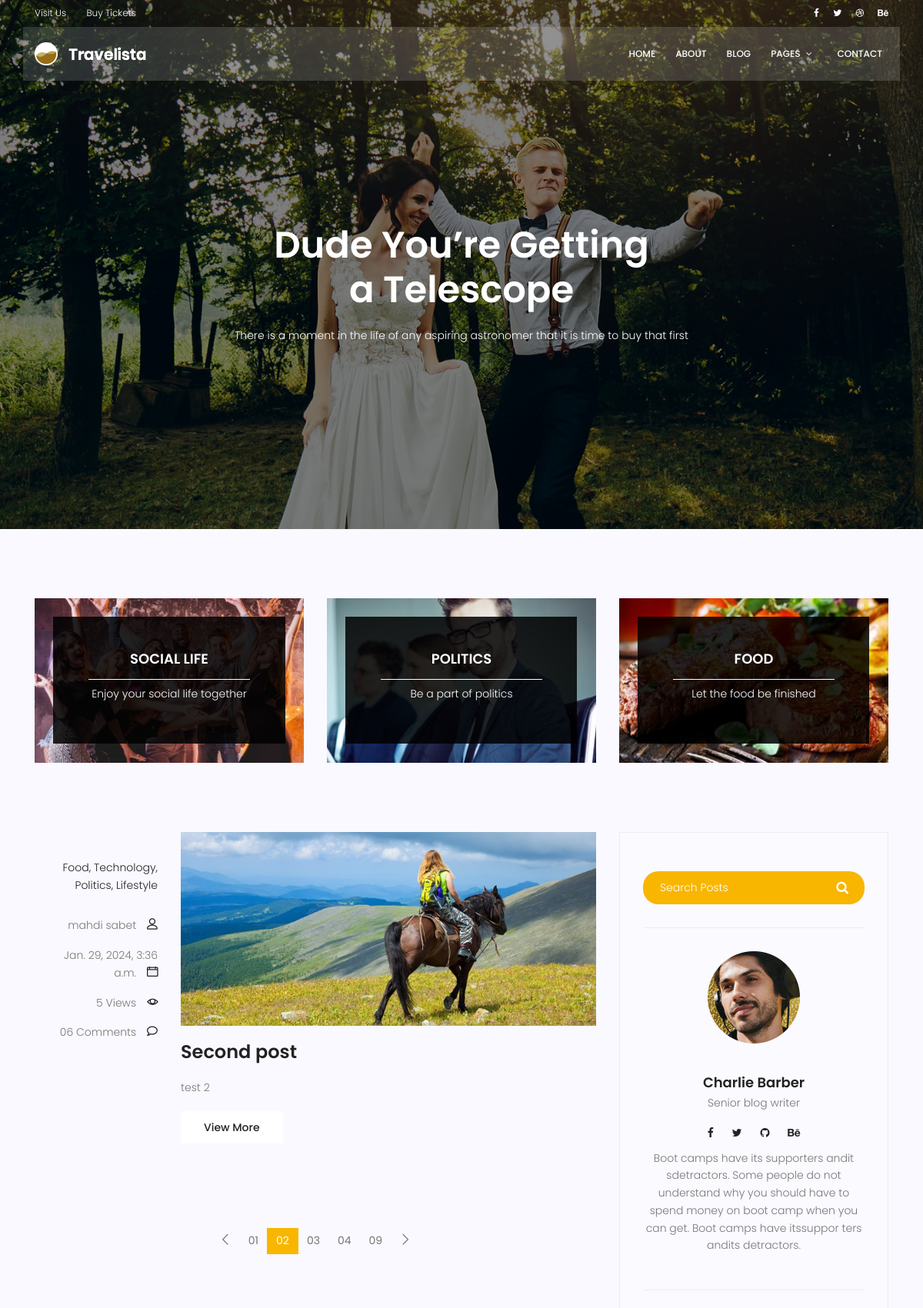
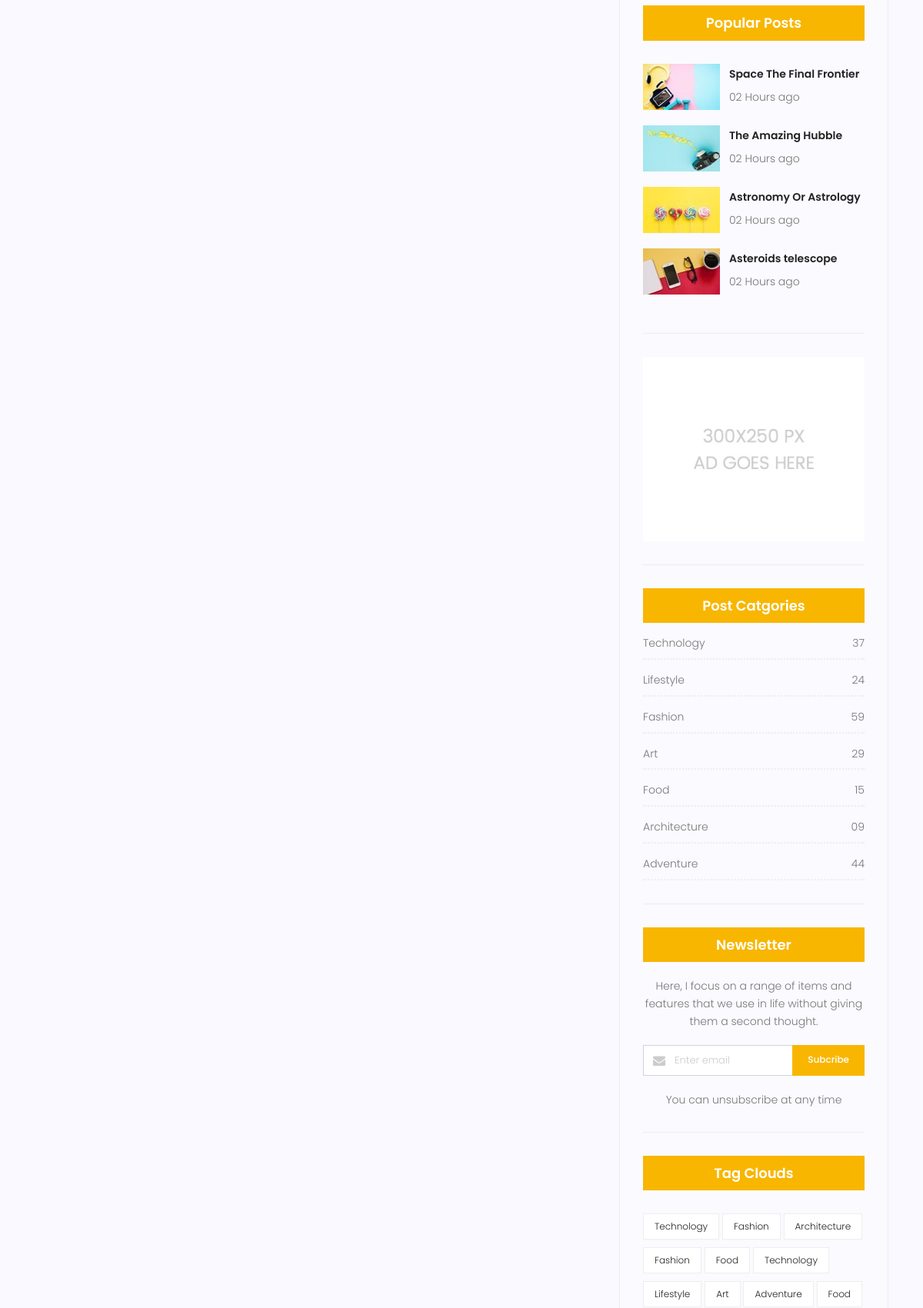
Screenshot of /blog/ (upper part) with the database file from the repository (2 pictures, top to bottom).
### blog/models.py (models this page shows, shortened)
class Post(models.Model):
    title = models.CharField(max_length = 255)
    content = models.TextField()
    author = models.ForeignKey(User, on_delete=models.SET_NULL, null=True)
    counted_view = models.IntegerField(default=0)
    status = models.BooleanField(default=False)
    created_date = models.DateTimeField(auto_now_add=True)
    updated_date = models.DateTimeField(auto_now=True)
    published_date = models.DateTimeField(null=True)
    class Meta:
        ordering = ['created_date']

### blog/views.py (the view)
# urls.py: path('',blog_view, name='index'),
def blog_view(request):
    posts = Post.objects.filter(published_date__lte=datetime.now(tz=timezone.utc), status=True)
    context = {'posts' : posts}
    return render(request, 'blog/blog-home.html', context)

### templates/blog/blog-home.html (shortened to what this page needs)
{% extends 'base.html' %}
{% load static %}
{% block content %}
<section class="banner-area relative blog-home-banner" id="home">
  <div class="overlay overlay-bg"></div>
  <div class="container">
    <div class="row d-flex align-items-center justify-content-center">
      <div class="about-content blog-header-content col-lg-12">
        <h1 class="text-white">Dude You’re Getting a Telescope</h1>
        <p class="text-white">
          There is a moment in the life of any aspiring astronomer that it is
          time to buy that first
        </p>
      </div>
    </div>
  </div>
</section>
<section class="top-category-widget-area pt-90 pb-90">
  <div class="container">
    <div class="row">
      <div class="col-lg-4">
        <div class="single-cat-widget">
          <div class="content relative">
            <div class="overlay overlay-bg"></div>
            <a href="#" target="_blank">
              <div class="thumb">
                <img
                  class="content-image img-fluid d-block mx-auto"
                  src="{% static 'img/blog/cat-widget1.jpg' %}"
                  alt=""
                />
              </div>
              <div class="content-details">
                <h4 class="content-title mx-auto text-uppercase">
                  Social life
                </h4>
                <span></span>
                <p>Enjoy your social life together</p>
              </div>
            </a>
          </div>
        </div>
      </div>
      <div class="col-lg-4">
        <div class="single-cat-widget">
          <div class="content relative">
            <div class="overlay overlay-bg"></div>
            <a href="#" target="_blank">
              <div class="thumb">
                <img
                  class="content-image img-fluid d-block mx-auto"
                  src="{% static 'img/blog/cat-widget2.jpg' %}"
                  alt=""
                />
              </div>
              <div class="content-details">
                <h4 class="content-title mx-auto text-uppercase">Politics</h4>
                <span></span>
                <p>Be a part of politics</p>
              </div>
            </a>
          </div>
        </div>
      </div>
      <div class="col-lg-4">
        <div class="single-cat-widget">
          <div class="content relative">
            <div class="overlay overlay-bg"></div>
            <a href="#" target="_blank">
              <div class="thumb">
                <img
                  class="content-image img-fluid d-block mx-auto"
                  src="{% static 'img/blog/cat-widget3.jpg' %}"
                  alt=""
                />
              </div>
              <div class="content-details">
                <h4 class="content-title mx-auto text-uppercase">Food</h4>
                <span></span>
                <p>Let the food be finished</p>
              </div>
            </a>
          </div>
        </div>
      </div>
    </div>
  </div>
</section>
<section class="post-content-area">
  <div class="container">
    <div class="row">
      <div class="col-lg-8 posts-list">
        {% for post in posts %}
        {% if post.status == True %}
        <div class="single-post row">
          <div class="col-lg-3 col-md-3 meta-details">
            <ul class="tags">
              <li><a href="#">Food,</a></li>
              <li><a href="#">Technology,</a></li>
              <li><a href="#">Politics,</a></li>
              <li><a href="#">Lifestyle</a></li>
            </ul>
            <div class="user-details row">
              <p class="user-name col-lg-12 col-md-12 col-6">
                <a href="#">{{post.author.get_full_name}}</a> <span class="lnr lnr-user"></span>
              </p>
              <p class="date col-lg-12 col-md-12 col-6">
                <a href="#">{{post.published_date}}</a>
                <span class="lnr lnr-calendar-full"></span>
              </p>
              <p class="view col-lg-12 col-md-12 col-6">
                <a href="#">{{post.counted_view}} Views</a> <span class="lnr lnr-eye"></span>
              </p>
              <p class="comments col-lg-12 col-md-12 col-6">
                <a href="#">06 Comments</a> <span class="lnr lnr-bubble"></span>
              </p>
            </div>
          </div>
          <div class="col-lg-9 col-md-9">
            <div class="feature-img">
              <img class="img-fluid" src="{% static 'img/blog/feature-img1.jpg' %}" alt="" />
            </div>
            <a class="posts-title" href="{% url 'blog:single' pid=post.id %}"
              ><h3>{{post.title}}</h3></a
            >
            <p class="excert">
            {{post.content}}
            </p>
            <a href="{% url 'blog:single' pid=post.id %}" class="primary-btn">View More</a>
          </div>
        </div>
        {% endif %}
        {% endfor %}
        <nav class="blog-pagination justify-content-center d-flex">
          <ul class="pagination">
            <li class="page-item">
              <a href="#" class="page-link" aria-label="Previous">
                <span aria-hidden="true">
                  <span class="lnr lnr-chevron-left"></span>
                </span>
              </a>
            </li>
            <li class="page-item"><a href="#" class="page-link">01</a></li>
            <li class="page-item active">
              <a href="#" class="page-link">02</a>
            </li>
            <li class="page-item"><a href="#" class="page-link">03</a></li>
            <li class="page-item"><a href="#" class="page-link">04</a></li>
            <li class="page-item"><a href="#" class="page-link">09</a></li>
            <li class="page-item">
              <a href="#" class="page-link" aria-label="Next">
                <span aria-hidden="true">
                  <span class="lnr lnr-chevron-right"></span>
                </span>
              </a>
            </li>
          </ul>
        </nav>
      </div>
      <div class="col-lg-4 sidebar-widgets">
        <div class="widget-wrap">
          <div class="single-sidebar-widget search-widget">
            <form class="search-form" action="#">
              <input
                placeholder="Search Posts"
                name="search"
                type="text"
                onfocus="this.placeholder = ''"
                onblur="this.placeholder = 'Search Posts'"
              />
              <button type="submit"><i class="fa fa-search"></i></button>
            </form>
          </div>
          <div class="single-sidebar-widget user-info-widget">
            <img src="{% static 'img/blog/user-info.png' %}" alt="" />
            <a href="#"><h4>Charlie Barber</h4></a>
            <p>Senior blog writer</p>
            <ul class="social-links">
              <li>
                <a href="#"><i class="fa fa-facebook"></i></a>
              </li>
              <li>
                <a href="#"><i class="fa fa-twitter"></i></a>
              </li>
              <li>
                <a href="#"><i class="fa fa-github"></i></a>
              </li>
              <li>
                <a href="#"><i class="fa fa-behance"></i></a>
              </li>
            </ul>
            <p>
              Boot camps have its supporters andit sdetractors. Some people do
              not understand why you should have to spend money on boot camp
              when you can get. Boot camps have itssuppor ters andits
              detractors.
            </p>
          </div>
          <div class="single-sidebar-widget popular-post-widget">
            <h4 class="popular-title">Popular Posts</h4>
            <div class="popular-post-list">
              <div class="single-post-list d-flex flex-row align-items-center">
                <div class="thumb">
                  <img class="img-fluid" src="{% static 'img/blog/pp1.jpg' %}" alt="" />
                </div>
                <div class="details">
                  <a href="blog-single.html"
                    ><h6>Space The Final Frontier</h6></a
                  >
                  <p>02 Hours ago</p>
                </div>
              </div>
              <div class="single-post-list d-flex flex-row align-items-center">
                <div class="thumb">
                  <img class="img-fluid" src="{% static 'img/blog/pp2.jpg' %}" alt="" />
                </div>
                <div class="details">
                  <a href="blog-single.html"><h6>The Amazing Hubble</h6></a>
                  <p>02 Hours ago</p>
                </div>
              </div>
              <div class="single-post-list d-flex flex-row align-items-center">
                <div class="thumb">
                  <img class="img-fluid" src="{% static 'img/blog/pp3.jpg' %}" alt="" />
                </div>
                <div class="details">
                  <a href="blog-single.html"><h6>Astronomy Or Astrology</h6></a>
                  <p>02 Hours ago</p>
                </div>
              </div>
              <div class="single-post-list d-flex flex-row align-items-center">
                <div class="thumb">
                  <img class="img-fluid" src="{% static 'img/blog/pp4.jpg' %}" alt="" />
                </div>
                <div class="details">
                  <a href="blog-single.html"><h6>Asteroids telescope</h6></a>
                  <p>02 Hours ago</p>
                </div>
              </div>
            </div>
          </div>
          <div class="single-sidebar-widget ads-widget">
            <a href="#"
              ><img class="img-fluid" src="{% static 'img/blog/ads-banner.jpg' %}" alt=""
            /></a>
          </div>
          <div class="single-sidebar-widget post-category-widget">
            <h4 class="category-title">Post Catgories</h4>
            <ul class="cat-list">
              <li>
                <a href="#" class="d-flex justify-content-between">
                  <p>Technology</p>
                  <p>37</p>
                </a>
              </li>
              <li>
                <a href="#" class="d-flex justify-content-between">
                  <p>Lifestyle</p>
                  <p>24</p>
                </a>
              </li>
              <li>
                <a href="#" class="d-flex justify-content-between">
                  <p>Fashion</p>
                  <p>59</p>
                </a>
              </li>
              <li>
                <a href="#" class="d-flex justify-content-between">
                  <p>Art</p>
                  <p>29</p>
                </a>
              </li>
              <li>
                <a href="#" class="d-flex justify-content-between">
                  <p>Food</p>
                  <p>15</p>
                </a>
              </li>
              <li>
                <a href="#" class="d-flex justify-content-between">
                  <p>Architecture</p>
                  <p>09</p>
                </a>
              </li>
              <li>
                <a href="#" class="d-flex justify-content-between">
                  <p>Adventure</p>
                  <p>44</p>
                </a>
              </li>
            </ul>
          </div>
          <div class="single-sidebar-widget newsletter-widget">
            <h4 class="newsletter-title">Newsletter</h4>
            <p>
              Here, I focus on a range of items and features that we use in life
              without giving them a second thought.
            </p>
            <div class="form-group d-flex flex-row">
              <div class="col-autos">
                <div class="input-group">
                  <div class="input-group-prepend">
                    <div class="input-group-text">
                      <i class="fa fa-envelope" aria-hidden="true"></i>
                    </div>
                  </div>
                  <input
                    type="text"
                    class="form-control"
                    id="inlineFormInputGroup"
                    placeholder="Enter email"
                    onfocus="this.placeholder = ''"
                    onblur="this.placeholder = 'Enter email'"
                  />
                </div>
              </div>
              <a href="#" class="bbtns">Subcribe</a>
            </div>
            <p class="text-bottom">You can unsubscribe at any time</p>
          </div>
          <div class="single-sidebar-widget tag-cloud-widget">
            <h4 class="tagcloud-title">Tag Clouds</h4>
            <ul>
              <li><a href="#">Technology</a></li>
              <li><a href="#">Fashion</a></li>
              <li><a href="#">Architecture</a></li>
              <li><a href="#">Fashion</a></li>
              <li><a href="#">Food</a></li>
              <li><a href="#">Technology</a></li>
              <li><a href="#">Lifestyle</a></li>
              <li><a href="#">Art</a></li>
              <li><a href="#">Adventure</a></li>
              <li><a href="#">Food</a></li>
            </ul>
          </div>
        </div>
      </div>
    </div>
  </div>
</section>
{% endblock %}

### rows the page displays
Post: author.get_full_name "mahdi sabet", published_date "Jan. 29, 2024, 3:36 a.m.", counted_view "5", status True (drawn), title "Second post", content "test 2"
